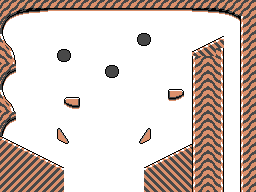

This is a level from a 2D game, rendered from its Tiled map with the project's own tilesets. A one-line summary and the complete map file follow:
An orthogonal 32x24 tile map with 8x8 px tiles, 2 tile layers (achtergrond, elementen), 2 tilesets and 11 objects (4x bumper, 3x post, 3x flipper).

<map version="1.10" tiledversion="1.12.1" orientation="orthogonal" renderorder="right-down" width="32" height="24" tilewidth="8" tileheight="8" infinite="0" nextlayerid="7" nextobjectid="21">
 <tileset firstgid="1" source="pinball.tsx" />
 <tileset firstgid="833" source="flippers.tsx" />
 <layer id="1" name="achtergrond" width="32" height="24">
  <data encoding="csv">
271,271,271,271,271,271,271,271,271,271,271,271,271,271,271,271,271,271,271,271,271,271,271,271,271,271,271,271,271,271,271,271,
33,34,35,36,37,38,39,39,39,39,39,39,39,39,39,39,39,39,39,39,39,39,39,40,41,42,43,44,45,46,47,47,
65,66,130,130,130,130,130,130,130,130,130,130,130,130,130,130,130,130,130,130,130,130,130,130,130,130,130,130,130,78,270,207,
97,130,130,130,130,130,130,130,130,130,130,130,130,130,130,130,130,130,130,130,130,130,130,130,130,130,130,130,130,130,270,207,
129,130,130,130,130,130,130,130,130,130,130,130,130,130,130,130,130,130,130,130,130,130,130,130,130,130,130,300,130,130,270,207,
161,162,130,130,130,130,130,130,130,130,130,130,130,130,130,130,130,130,130,130,130,130,130,130,299,300,301,332,130,130,270,207,
193,194,130,130,130,130,130,130,130,130,130,130,130,130,130,130,130,130,130,130,130,130,130,130,331,332,333,258,130,130,270,271,
225,226,130,130,130,130,130,130,130,130,130,130,130,130,130,130,130,130,130,130,130,130,130,130,270,271,257,258,130,130,270,271,
33,34,130,130,130,130,130,130,130,130,130,130,130,130,130,130,130,130,130,130,130,130,130,130,270,271,257,258,130,130,270,271,
65,66,130,130,130,130,130,130,130,130,130,130,130,130,130,130,130,130,130,130,130,130,130,130,270,271,257,258,130,130,270,271,
97,130,130,130,130,130,130,130,130,130,130,130,130,130,130,130,130,130,130,130,130,130,130,130,270,271,257,258,130,130,270,207,
129,130,130,130,130,130,130,130,130,130,130,130,130,130,130,130,130,130,130,130,130,130,130,130,270,271,257,258,130,130,270,207,
161,162,130,130,130,130,130,130,130,130,130,130,130,130,130,130,130,130,130,130,130,130,130,130,270,271,257,258,130,130,270,207,
193,194,130,130,130,130,130,130,130,130,130,130,130,130,130,130,130,130,130,130,130,130,130,130,270,271,257,258,130,130,270,207,
33,34,130,130,130,130,130,130,130,130,130,130,130,130,130,130,130,130,130,130,130,130,130,130,270,271,257,258,130,130,270,239,
65,66,130,130,130,130,130,130,130,130,130,130,130,130,130,130,130,130,130,130,130,130,130,130,270,271,257,258,130,130,270,271,
97,130,130,130,130,130,130,130,130,130,130,130,130,130,130,130,130,130,130,130,130,130,130,130,270,271,257,258,130,130,270,271,
291,292,293,130,130,130,130,130,130,130,130,130,130,130,130,130,130,130,130,130,130,130,130,130,270,271,257,258,130,130,270,271,
323,324,325,292,293,130,130,130,130,130,130,130,130,130,130,130,130,130,130,299,299,299,300,301,270,271,257,258,130,130,270,271,
323,323,323,324,325,292,130,130,130,130,130,130,130,130,130,130,130,130,130,299,300,331,332,333,270,271,257,258,130,130,270,271,
323,323,323,323,323,324,325,292,130,130,130,130,130,130,130,130,130,130,300,331,332,333,333,333,270,271,257,258,130,130,270,271,
323,323,323,323,323,323,323,324,130,130,130,130,130,130,130,130,130,130,332,333,333,333,333,333,270,271,257,258,130,130,270,271,
323,323,323,323,323,323,323,323,130,130,130,130,130,130,130,130,130,130,333,333,333,333,333,333,270,271,257,258,130,130,270,271,
323,323,323,323,323,323,323,323,130,299,130,130,130,130,130,130,130,130,333,333,333,333,333,333,270,271,257,258,130,130,270,271
</data>
 </layer>
 <layer id="3" name="elementen" width="32" height="24">
  <data encoding="csv">
0,0,0,0,0,0,0,0,0,0,0,0,0,0,0,0,0,0,0,0,0,0,0,0,0,0,0,0,0,0,0,0,
0,0,0,0,0,0,0,0,0,0,0,0,0,0,0,0,0,0,0,0,0,0,0,0,0,0,0,0,0,0,0,0,
0,0,0,0,0,0,0,0,0,0,0,0,0,0,0,0,0,0,0,0,0,0,0,0,0,0,0,0,0,0,0,0,
0,0,0,0,0,0,0,0,0,0,0,0,0,0,0,0,0,0,0,0,0,0,0,0,0,0,0,0,0,0,0,0,
0,0,0,0,0,0,0,0,0,0,0,0,0,0,0,0,0,513,514,0,0,0,0,0,0,0,0,0,0,0,0,0,
0,0,0,0,0,0,0,0,0,0,0,0,0,0,0,0,0,545,546,0,0,0,0,0,0,0,0,0,0,0,0,0,
0,0,0,0,0,0,0,513,514,0,0,0,0,0,0,0,0,0,0,0,0,0,0,0,0,0,0,0,0,0,0,0,
0,0,0,0,0,0,0,545,546,0,0,0,0,0,0,0,0,0,0,0,0,0,0,0,0,0,0,0,0,0,0,0,
0,0,0,0,0,0,0,0,0,0,0,0,0,513,514,0,0,0,0,0,0,0,0,0,0,0,0,0,0,0,0,0,
0,0,0,0,0,0,0,0,0,0,0,0,0,545,546,0,0,0,0,0,0,0,0,0,0,0,0,0,0,0,0,0,
0,0,0,0,0,0,0,0,0,0,0,0,0,0,0,0,0,0,0,0,0,0,0,0,0,0,0,0,0,0,0,0,
0,0,0,0,0,0,0,0,0,0,0,0,0,0,0,0,0,0,0,0,0,521,522,0,0,0,0,0,0,0,0,0,
0,0,0,0,0,0,0,0,519,520,0,0,0,0,0,0,0,0,0,0,0,553,554,0,0,0,0,0,0,0,0,0,
0,0,0,0,0,0,0,0,551,552,0,0,0,0,0,0,0,0,0,0,0,0,0,0,0,0,0,0,0,0,0,0,
0,0,0,0,0,0,0,0,0,0,0,0,0,0,0,0,0,0,130,0,0,0,0,0,0,0,0,0,0,0,0,0,
0,0,0,0,0,0,0,0,0,0,0,0,0,0,0,0,0,0,130,130,0,0,0,0,0,0,0,0,0,0,0,0,
0,0,0,0,0,0,0,517,518,0,0,0,0,0,0,0,0,515,516,130,0,0,0,0,0,0,0,0,0,0,0,0,
0,0,0,0,0,0,0,549,550,0,0,0,0,0,0,0,0,547,548,130,0,0,0,0,0,0,0,0,0,0,0,0,
0,0,0,0,0,0,0,0,0,0,0,0,0,0,0,0,0,130,130,0,0,0,0,0,0,0,0,0,0,0,0,0,
0,0,0,0,0,0,0,0,0,0,0,0,0,0,0,0,0,0,130,130,0,0,0,0,0,0,0,0,0,0,0,0,
0,0,0,0,0,0,0,0,0,0,0,0,0,0,0,0,0,0,0,0,0,0,0,0,0,0,0,0,0,0,0,0,
0,0,0,0,0,0,0,0,0,0,0,0,0,0,0,0,0,0,0,0,0,0,0,0,0,0,0,0,0,0,0,0,
0,0,0,0,0,0,0,0,0,0,0,0,0,0,0,0,0,0,0,0,0,0,0,0,0,0,0,0,0,0,0,0,
0,0,0,0,0,0,0,0,0,0,0,0,0,0,0,0,0,0,0,0,0,0,0,0,0,0,0,0,0,0,0,0
</data>
 </layer>
 <objectgroup id="4" name="PinballObjects">
  <object id="1" name="bumper4" type="bumper" x="64" y="96">
   <properties>
    <property name="kick" type="int" value="4" />
    <property name="score" type="int" value="0" />
   </properties>
   <polygon points="0,0 16,0 16,8 0,8" />
  </object>
  <object id="9" name="post2" type="post" x="56" y="48" width="16" height="16">
   <properties>
    <property name="kick" type="int" value="2" />
    <property name="score" type="int" value="0" />
   </properties>
   <ellipse />
  </object>
  <object id="10" name="post1" type="post" x="136" y="32" width="16" height="16">
   <properties>
    <property name="kick" type="int" value="3" />
    <property name="score" type="int" value="0" />
   </properties>
   <ellipse />
  </object>
  <object id="12" name="bumper3" type="bumper" x="168" y="88">
   <properties>
    <property name="kick" type="int" value="0" />
    <property name="score" type="int" value="0" />
   </properties>
   <polygon points="0,0 16,0 16,8 0,8" />
  </object>
  <object id="13" name="bumper1" type="bumper" x="56" y="128">
   <properties>
    <property name="kick" type="int" value="3" />
    <property name="score" type="int" value="0" />
   </properties>
   <polygon points="0,0 16,16 8,16 0,8" />
  </object>
  <object id="14" name="bumper2" type="bumper" x="152" y="128">
   <properties>
    <property name="kick" type="int" value="3" />
    <property name="score" type="int" value="0" />
   </properties>
   <polygon points="0,0 0,8 -8,16 -16,16" />
  </object>
  <object id="15" gid="130" x="232" y="64" width="8" height="8" />
  <object id="17" name="post3" type="post" x="104" y="64" width="16" height="16">
   <properties>
    <property name="kick" type="int" value="3" />
    <property name="score" type="int" value="0" />
   </properties>
   <ellipse />
  </object>
 </objectgroup>
 <objectgroup id="6" name="Flippers">
  <object id="18" name="flipper1" type="flipper" gid="833" x="64" y="184" width="32" height="16">
   <properties>
    <property name="side" value="left" />
   </properties>
  </object>
  <object id="19" name="flipper2" type="flipper" gid="836" x="112" y="184" width="32" height="16">
   <properties>
    <property name="side" value="right" />
   </properties>
  </object>
  <object id="20" name="flipper3" type="flipper" gid="833" x="16" y="128" width="32" height="16">
   <properties>
    <property name="side" value="left" />
   </properties>
  </object>
 </objectgroup>
</map>
